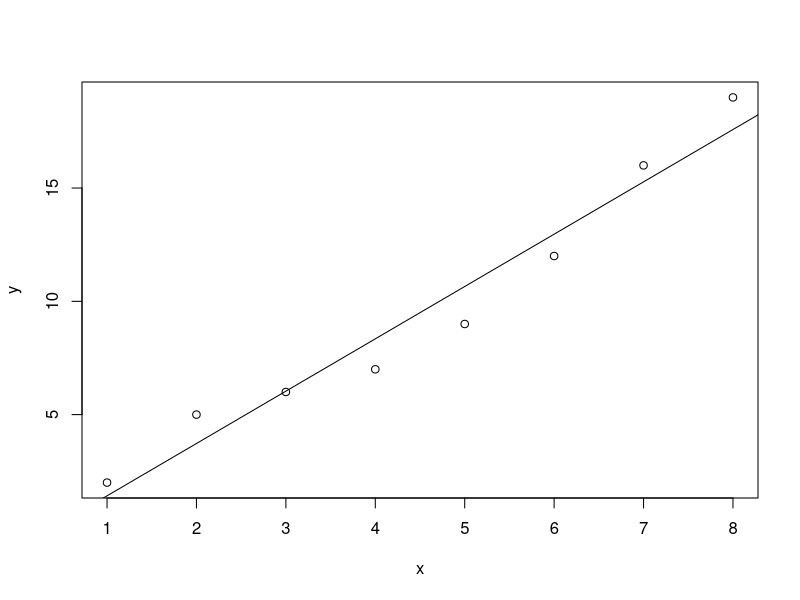

This chart was generated by the following R code:
#define data
x <- c(1, 2, 3, 4, 5, 6, 7, 8)
y <- c(2, 5, 6, 7, 9, 12, 16, 19)

#create scatter plot of x vs. y
plot(x, y)

#add line of best fit to scatter plot
abline(lm(y ~ x))